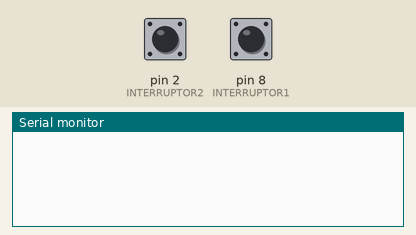
This sketch was run on a simulated Arduino Uno, built with avr-gcc and run on an emulated ATmega328P. Parts: the last lines printed to the serial monitor. Inputs (shaded band) come from the test bench; at power-on: pin 2 (INTERRUPTOR2) LOW, pin 8 (INTERRUPTOR1) LOW.

Above: at 1.2 s.
1.3 s: pin 2 (INTERRUPTOR2) pulled HIGH for 0.15 s
At 2.5 s:
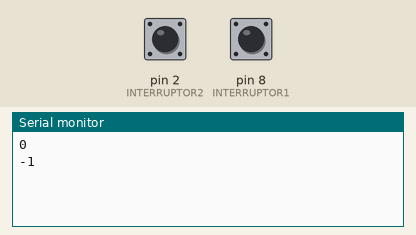
2.9 s: pin 8 (INTERRUPTOR1) pulled HIGH for 0.15 s
At 3.7 s:
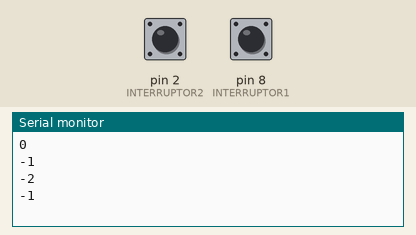
4.5 s: pin 2 (INTERRUPTOR2) pulled HIGH for 1 s
At 6.6 s:
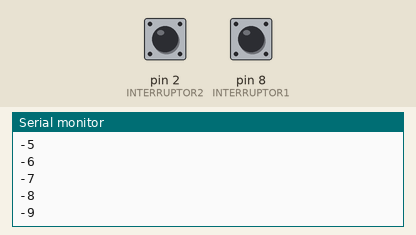
7.0 s: pin 8 (INTERRUPTOR1) pulled HIGH for 1 s
At 8.6 s:
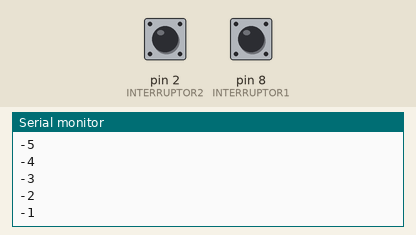
Timing chart, 0 to 10.1 s (numbered marks = the images above; inputs shaded):
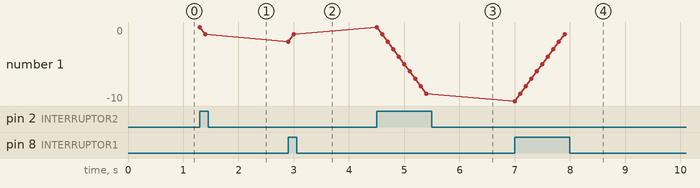

The sketch:

practica_4_parte_4.ino
```cpp
/*

   Fundacion Kinal
   Centro educativo tecnico laboral Kinal
   Quinto perito
   Quinto electronica
   Codigo Tecnico: EB5AM
   Curso: Taller de electronica digital y reparacion de computadoras I
   Proyecto: Relevadores y visualizadores
   Paulo Calito 2020265
   Fecha: 03 de mayo 2024

*/

#define INTERRUPTOR1 8
#define INTERRUPTOR2 2

int i = 0;
void setup() {
  pinMode (INTERRUPTOR1, INPUT);
  pinMode (INTERRUPTOR2, INPUT);
  Serial.begin(9600);
}
void loop() {
 if(digitalRead(INTERRUPTOR1)==HIGH){
   if(i <= 99) {
     Serial.println(i);
     i += 1;
     delay(100);
   }

 }
  if(digitalRead(INTERRUPTOR2)==HIGH){
     Serial.println(i);
     i -= 1;
     delay(100);
   }


}
```

Measured:
- after the input at 1.3 s, the serial monitor: prints a new line at once (image 1)
- after the input at 2.9 s, the serial monitor: prints a new line at once (image 2)
- after the input at 4.5 s, the serial monitor: prints a new line at once (image 3)
- after the input at 7.0 s, the serial monitor: prints a new line at once (image 4)
- plotted number 1: -1 → -9 after the input at 4.5 s
